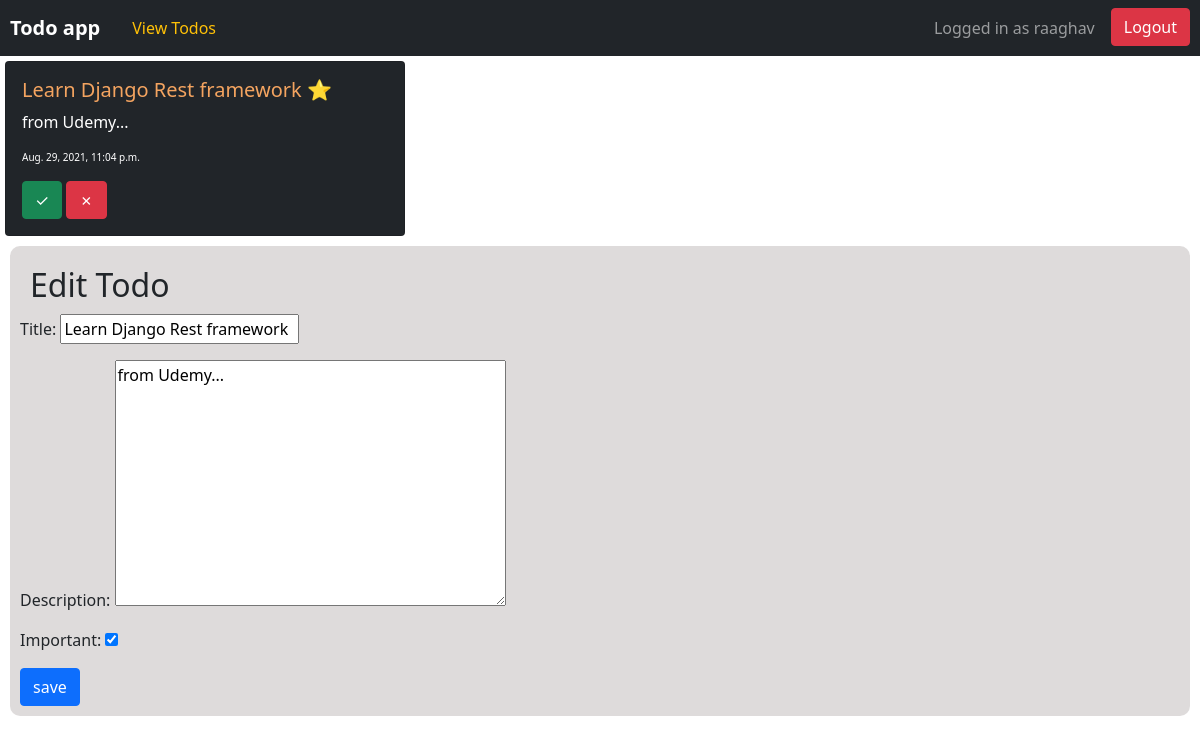
Screenshot of /todos/30 (signed in) with the database file from the repository.
### todo/models.py (models this page shows, shortened)
class Todo(models.Model):
	title = models.CharField(max_length=100)
	description = models.TextField(max_length=300,blank=True)
	datecreated = models.DateTimeField(auto_now_add=True)
	datecompleted = models.DateTimeField(null=True, blank=True)
	important = models.BooleanField(default = False)
	user = models.ForeignKey(User, on_delete=models.CASCADE,)
	status = models.BooleanField(default = False)

### todo/views.py (the view, shortened to what this page needs)
# urls.py: path('todos/<int:todo_pk>', views.viewtodo, name='viewtodo'),
def viewtodo(request, todo_pk):
	todo = get_object_or_404(Todo, pk=todo_pk, user=request.user)
	if request.method == "GET":
		form = TodoForm(instance=todo)
		return render(request, 'todo/viewtodo.html', {'todo':todo, 'form':form})

### todo/forms.py
class TodoForm(ModelForm):
	class Meta:
		model = Todo
		fields = ['title', 'description', 'important']

### todo/templates/todo/viewtodo.html (shortened to what this page needs)
{% extends 'todo/base.html' %}
{% block content %}
	<div class="card bg-dark text-white" style="width: 25rem; margin:5px;"> <div class="card-body">
		<h5 style="color:sandybrown;" class="card-title">{{ todo.title }} {% if todo.important %} ⭐ {% endif %}	</h5>
		<p class="card-text">{{ todo.description }}</p>
		<p class="card-text" style="font-size: 10px">{{ todo.datecreated }}</p>
		<a class="btn btn-success" href="{% url 'completetodo' todo.id %}">&#10003</a>
		<a class="btn btn-danger" href="{% url 'deletetodo' todo.id 'current'%}">&#10007</a>
	</div> </div>
	<form method="POST" class="myform form-group">
		<h2 class="formheadder">Edit Todo</h2>
		{{ form.as_p }}
		<button type="submit" class="btn btn-primary">save</button>
	</form>
{% endblock %}

### todo/templates/todo/base.html (shortened to what this page needs)
<!doctype html>
<html lang="en">
  <head>
    {% load static %}
    <link href="https://cdn.jsdelivr.net/npm/bootstrap@5.0.2/dist/css/bootstrap.min.css" rel="stylesheet">
  </head>
  <body>
    <nav class="navbar navbar-expand-lg navbar-expand-md navbar-dark bg-dark">
      <b class="navbar-brand" style="margin-left: 10px;">Todo app</b>
      {% if user.is_authenticated %}
        <a class="nav-item nav-link text-warning" href="{% url 'currenttodos' %}">View Todos</a>
      {% endif%}
      <div class="collapse navbar-collapse" id="navbarNavAltMarkup">
        <ul class="navbar-nav">
        {% if user.is_authenticated %}
				<p class="navbar-text mx-3 my-0">Logged in as {{ user.get_username }}</p>
				<form method="POST" action="{% url 'logoutuser' %}">
					<button type="submit" class="btn btn-danger nav-item">Logout</button>
				</form>
				{% else%}
				<a class="nav-item nav-link" href="{% url 'signupuser' %}"> Sign up</a>
				<a class="nav-item nav-link" href="{% url 'loginuser' %}"> Login</a>
				{% endif%}
        </ul>
      </div>
    </nav>
    {% block content %}
    {% endblock %}
</body>
</html>

### todo/templates/todo/base.html (style rules this page uses)
.formheadder { margin: 10px; }
.myform { padding: 10px; background-color: rgba(184, 177, 177, 0.459); margin: 10px; border-radius: 10px; }
.navbar-nav { margin-left: auto; margin-right: 10px; }

### rows the page displays
Todo: title "Learn Django Rest framework", description "from Udemy...", datecreated "Aug. 29, 2021, 11:04 p.m.", important "☑"

### other values shown
{{ user.get_username }} "raaghav"
